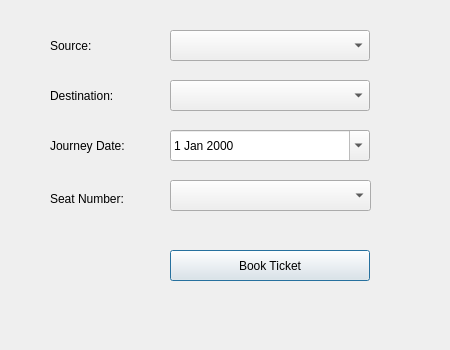
<?xml version="1.0" encoding="UTF-8"?>
<ui version="4.0">
 <class>Booking</class>
 <widget class="QDialog" name="Booking">
  <property name="geometry">
   <rect>
    <x>0</x>
    <y>0</y>
    <width>450</width>
    <height>350</height>
   </rect>
  </property>
  <property name="windowTitle">
   <string>Bus Ticket Booking</string>
  </property>
  <widget class="QLabel" name="label_source">
   <property name="geometry">
    <rect>
     <x>50</x>
     <y>30</y>
     <width>100</width>
     <height>31</height>
    </rect>
   </property>
   <property name="text">
    <string>Source:</string>
   </property>
  </widget>
  <widget class="QComboBox" name="sourceDropdown">
   <property name="geometry">
    <rect>
     <x>170</x>
     <y>30</y>
     <width>200</width>
     <height>31</height>
    </rect>
   </property>
  </widget>
  <widget class="QLabel" name="label_destination">
   <property name="geometry">
    <rect>
     <x>50</x>
     <y>80</y>
     <width>100</width>
     <height>31</height>
    </rect>
   </property>
   <property name="text">
    <string>Destination:</string>
   </property>
  </widget>
  <widget class="QComboBox" name="destinationDropdown">
   <property name="geometry">
    <rect>
     <x>170</x>
     <y>80</y>
     <width>200</width>
     <height>31</height>
    </rect>
   </property>
  </widget>
  <widget class="QLabel" name="label_date">
   <property name="geometry">
    <rect>
     <x>50</x>
     <y>130</y>
     <width>100</width>
     <height>31</height>
    </rect>
   </property>
   <property name="text">
    <string>Journey Date:</string>
   </property>
  </widget>
  <widget class="QDateEdit" name="dateEdit">
   <property name="geometry">
    <rect>
     <x>170</x>
     <y>130</y>
     <width>200</width>
     <height>31</height>
    </rect>
   </property>
   <property name="calendarPopup">
    <bool>true</bool>
   </property>
  </widget>
  <widget class="QPushButton" name="bookButton">
   <property name="geometry">
    <rect>
     <x>170</x>
     <y>250</y>
     <width>200</width>
     <height>31</height>
    </rect>
   </property>
   <property name="text">
    <string>Book Ticket</string>
   </property>
  </widget>
  <widget class="QComboBox" name="seatNoDropdown">
   <property name="geometry">
    <rect>
     <x>170</x>
     <y>180</y>
     <width>201</width>
     <height>31</height>
    </rect>
   </property>
  </widget>
  <widget class="QLabel" name="label_seat_number">
   <property name="geometry">
    <rect>
     <x>50</x>
     <y>190</y>
     <width>101</width>
     <height>18</height>
    </rect>
   </property>
   <property name="text">
    <string>Seat Number:</string>
   </property>
  </widget>
 </widget>
 <resources/>
 <connections/>
</ui>
